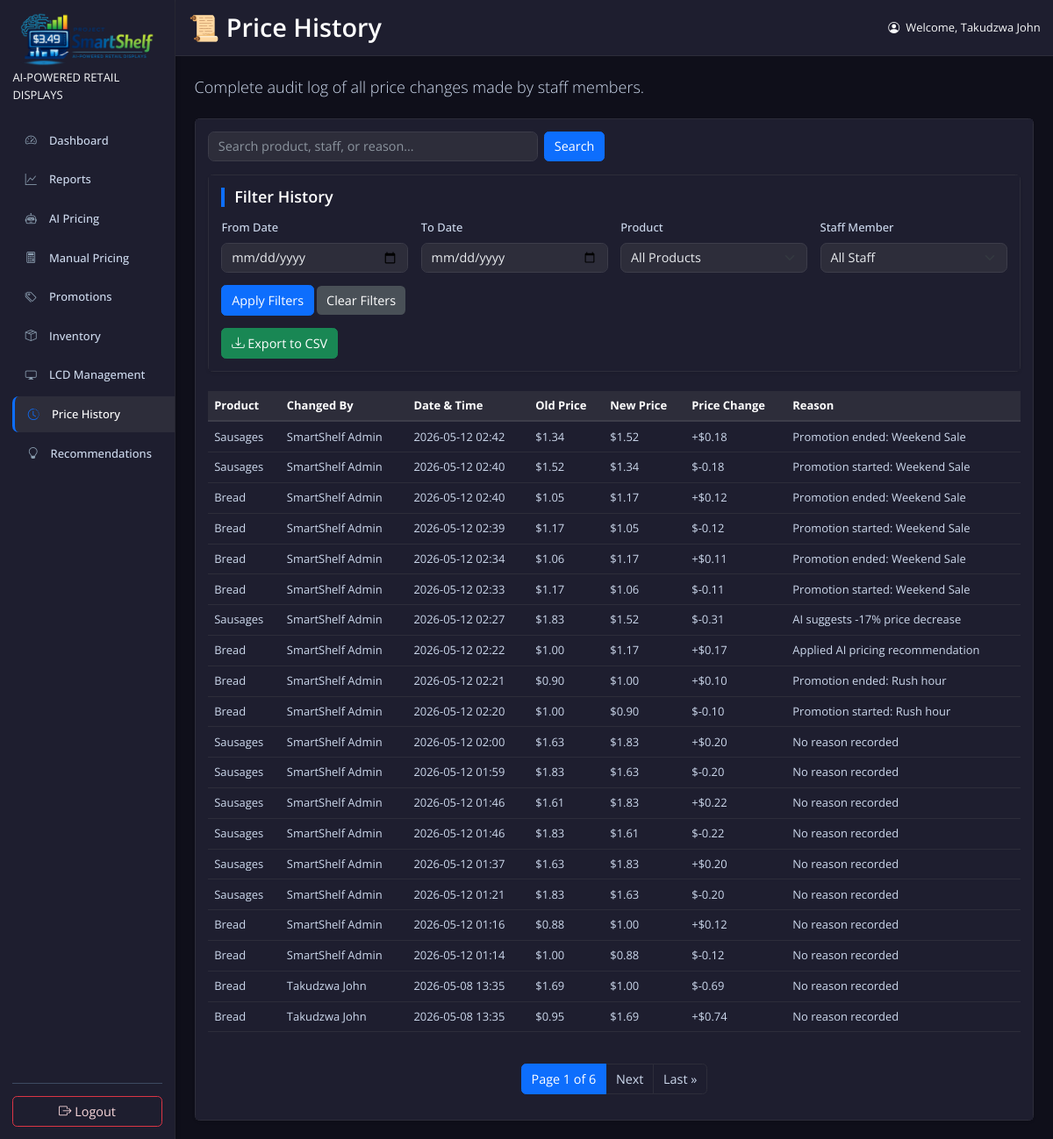
Page /ProjectSmartShelf/price-history/ (signed in) on the earlier database version.
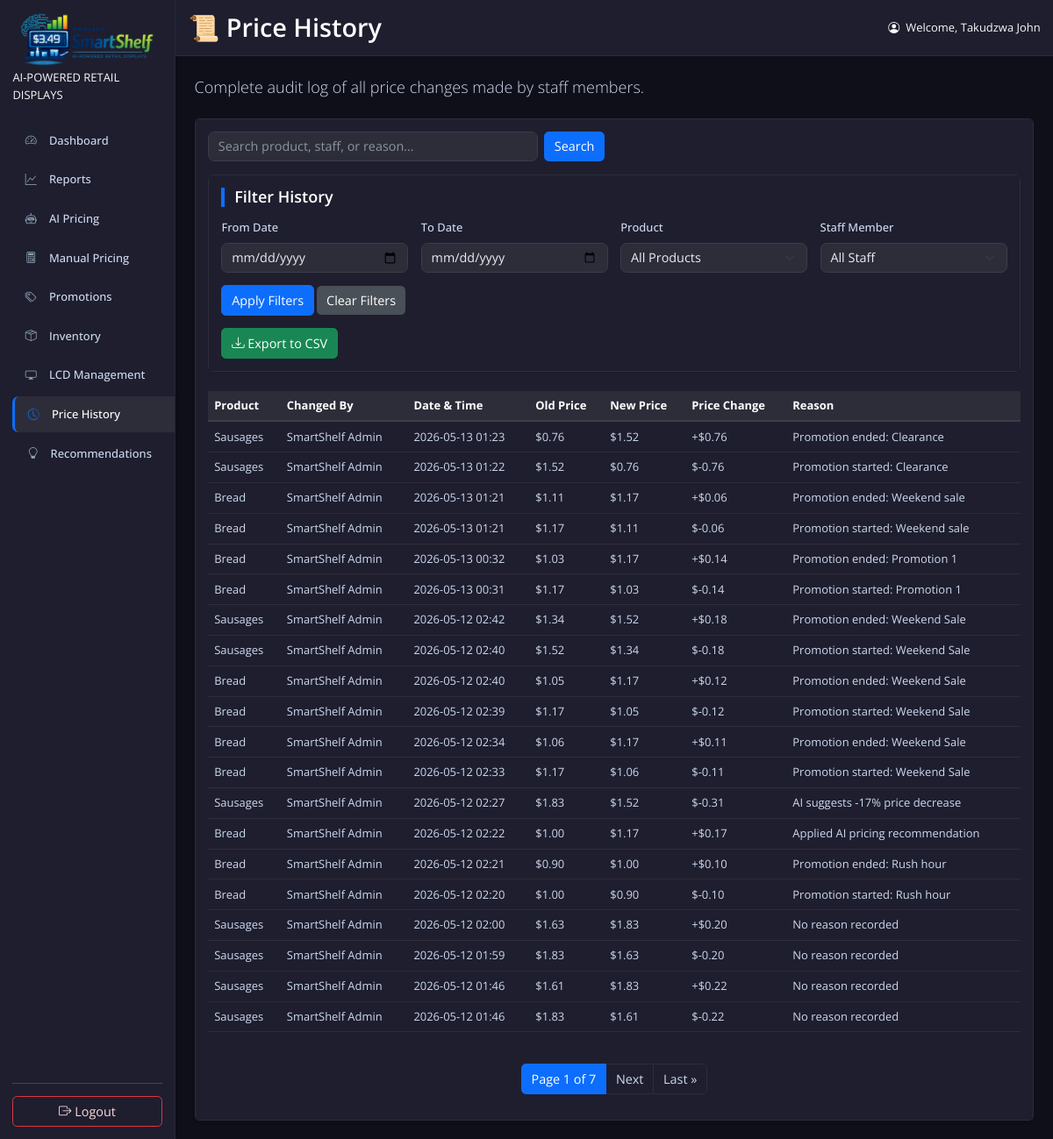
Same page on the later database version.
### ProjectSmartShelf/models.py (models this page shows, shortened)
class PriceHistory(models.Model):
    product = models.ForeignKey(Product, on_delete=models.CASCADE, related_name='price_history')
    changed_by = models.ForeignKey(settings.AUTH_USER_MODEL, on_delete=models.SET_NULL, null=True)
    changed_at = models.DateTimeField(auto_now_add=True)
    old_price = models.DecimalField(max_digits=10, decimal_places=2)
    new_price = models.DecimalField(max_digits=10, decimal_places=2)
    reason = models.TextField(blank=True, default='')
    class Meta:
        ordering = ['-changed_at', '-id']  # Show newest changes first

### checkout/models.py (models this page shows, shortened)
class Product(models.Model):
    name = models.CharField(max_length=200)
    category = models.CharField(max_length=100)
    price = models.DecimalField(max_digits=10, decimal_places=2)
    expiry_date=models.DateField(null=True, blank=True)
    inventory_level = models.IntegerField(default=0, help_text='Current stock count')
    lcd_id = models.IntegerField(default=1, help_text="1, 2, or 3 for the shelf display")
    class Meta:
        ordering = ['name']

### ProjectSmartShelf/views.py (the view)
# urls.py: path("price-history/", views.price_history_view, name="price_history"),
@staff_member_required(login_url='staff_login')
def price_history_view(request):
    history_list = PriceHistory.objects.select_related('product', 'changed_by').all()
    search_query = request.GET.get('search', '')
    if search_query:
        history_list = history_list.filter(
            Q(product__name__icontains=search_query) |
            Q(changed_by__username__icontains=search_query) |
            Q(reason__icontains=search_query)
        )
    start_date = request.GET.get('start_date')
    end_date = request.GET.get('end_date')
    product_id = request.GET.get('product_id')
    user_id = request.GET.get('user_id')
    if start_date:
        start_date_obj = parse_date(start_date)
        if start_date_obj:
            history_list = history_list.filter(changed_at__date__gte=start_date_obj)
    if end_date:
        end_date_obj = parse_date(end_date)
        if end_date_obj:
            history_list = history_list.filter(changed_at__date__lte=end_date_obj)
    if product_id:
        history_list = history_list.filter(product_id=product_id)
    if user_id:
        history_list = history_list.filter(changed_by_id=user_id)
    paginator = Paginator(history_list, 20)
    page_number = request.GET.get('page')
    page_obj = paginator.get_page(page_number)
    for history in page_obj:
        history.price_diff = history.new_price - history.old_price
    products = Product.objects.all().order_by('name')
    staff_users = User.objects.filter(is_staff=True).order_by('username')
    context = {
        'page_obj': page_obj,
        'search_query': search_query,
        'start_date': start_date,
        'end_date': end_date,
        'selected_product': product_id,
        'selected_user': user_id,
        'products': products,
        'staff_users': staff_users,
    }
    return render(request, 'price_history.html', context)

### ProjectSmartShelf/context_processors.py (called while the page is built)
def simulated_date(request):
    active_date = getattr(request, 'simulated_date', None)
    context = {
        'simulated_date': active_date,
        'recommendations_count': 0,
    }
    cached_count = getattr(request, '_recommendations_count', None)
    if cached_count is not None:
        context['recommendations_count'] = cached_count
        return context
    user = getattr(request, 'user', None)
    if not (user and user.is_authenticated and user.is_staff):
        return context
    try:
        from .recommendations import recommendation_count
        context['recommendations_count'] = recommendation_count(active_date or timezone.localdate())
    except Exception:
        context['recommendations_count'] = 0
    return context

### ProjectSmartShelf/recommendations.py (called while the page is built)
def recommendation_count(base_date):
    return len(build_recommendations(base_date))

### ProjectSmartShelf/simulation.py (called while the page is built, shortened)
def parse_simulated_date(value):
    if not value:
        return None

def get_session_simulated_date(request):
    return parse_simulated_date(request.session.get('simulated_date'))

def get_stored_simulated_date():
    state = SimulationState.objects.filter(key=ACTIVE_DAY_KEY).first()
    return state.current_date if state else None

### ProjectSmartShelf/templates/price_history.html (shortened to what the changed rows need)
{% extends "base.html" %}
{% load static %}
{% block page_title %}📜 Price History{% endblock %}
{% block content %}
<div class="card shadow-sm">
    <div class="card-body">
        <div class="table-responsive">
            <table class="table table-hover align-middle">
                <thead>
                    <tr>
                        <th>Product</th>
                        <th>Changed By</th>
                        <th>Date & Time</th>
                        <th>Old Price</th>
                        <th>New Price</th>
                        <th>Price Change</th>
                        <th>Reason</th>
                    </tr>
                </thead>
                <tbody>
                    {% for history in page_obj %}
                    <tr>
                        <td>{{ history.product.name }}</td>
                        <td>{{ history.changed_by.get_full_name|default:"SmartShelf Admin" }}</td>
                        <td>{{ history.changed_at|date:"Y-m-d H:i" }}</td>
                        <td>${{ history.old_price|floatformat:2 }}</td>
                        <td>${{ history.new_price|floatformat:2 }}</td>
                        <td>
                            {% with diff=history.price_diff %}
                                <span class="{% if diff > 0 %}trend-up{% elif diff < 0 %}trend-down{% else %}trend-flat{% endif %}">
                                    {% if diff > 0 %}+{% endif %}${{ diff|floatformat:2 }}
                                </span>
                            {% endwith %}
                        </td>
                        <td>{{ history.reason|default:"No reason recorded" }}</td>
                    </tr>
                    {% empty %}
                    <tr>
                        <td colspan="7" class="text-center py-4">No price changes recorded yet.</td>
                    </tr>
                    {% endfor %}
                </tbody>
            </table>
        </div>
        {% if page_obj.has_other_pages %}
        <nav aria-label="Page navigation" class="mt-4">
            <ul class="pagination justify-content-center">
                <li class="page-item active"><span class="page-link">Page {{ page_obj.number }} of {{ page_obj.paginator.num_pages }}</span></li>
                {% if page_obj.has_next %}
                    <li class="page-item"><a class="page-link" href="?page={{ page_obj.next_page_number }}{% if search_query %}&search={{ search_query }}{% endif %}">Next</a></li>
                    <li class="page-item"><a class="page-link" href="?page={{ page_obj.paginator.num_pages }}{% if search_query %}&search={{ search_query }}{% endif %}">Last »</a></li>
                {% endif %}
            </ul>
        </nav>
        {% endif %}
    </div>
</div>
{% endblock %}

Differences in the rows shown:
no longer on this page (row unchanged): PriceHistory: product.name "Sausages", changed_by.get_full_name "SmartShelf Admin", changed_at "2026-05-12 01:37", old_price "1.63", new_price "1.83", price_diff "0.20", reason "No reason recorded"
no longer on this page (row unchanged): PriceHistory: product.name "Sausages", changed_by.get_full_name "SmartShelf Admin", changed_at "2026-05-12 01:21", old_price "1.83", new_price "1.63", price_diff "-0.20", reason "No reason recorded"
no longer on this page (row unchanged): PriceHistory: product.name "Bread", changed_by.get_full_name "SmartShelf Admin", changed_at "2026-05-12 01:16", old_price "0.88", new_price "1.00", price_diff "0.12", reason "No reason recorded"
no longer on this page (row unchanged): PriceHistory: product.name "Bread", changed_by.get_full_name "SmartShelf Admin", changed_at "2026-05-12 01:14", old_price "1.00", new_price "0.88", price_diff "-0.12", reason "No reason recorded"
no longer on this page (row unchanged): PriceHistory: product.name "Bread", changed_by.get_full_name "Takudzwa John", changed_at "2026-05-08 13:35", old_price "1.69", new_price "1.00", price_diff "-0.69", reason "No reason recorded"
no longer on this page (row unchanged): PriceHistory: product.name "Bread", changed_by.get_full_name "Takudzwa John", changed_at "2026-05-08 13:35", old_price "0.95", new_price "1.69", price_diff "0.74", reason "No reason recorded"
added PriceHistory: product.name "Sausages", changed_by.get_full_name "SmartShelf Admin", changed_at "2026-05-13 01:23", old_price "0.76", new_price "1.52", price_diff "0.76", reason "Promotion ended: Clearance"
added PriceHistory: product.name "Sausages", changed_by.get_full_name "SmartShelf Admin", changed_at "2026-05-13 01:22", old_price "1.52", new_price "0.76", price_diff "-0.76", reason "Promotion started: Clearance"
added PriceHistory: product.name "Bread", changed_by.get_full_name "SmartShelf Admin", changed_at "2026-05-13 01:21", old_price "1.11", new_price "1.17", price_diff "0.06", reason "Promotion ended: Weekend sale"
added PriceHistory: product.name "Bread", changed_by.get_full_name "SmartShelf Admin", changed_at "2026-05-13 01:21", old_price "1.17", new_price "1.11", price_diff "-0.06", reason "Promotion started: Weekend sale"
added PriceHistory: product.name "Bread", changed_by.get_full_name "SmartShelf Admin", changed_at "2026-05-13 00:32", old_price "1.03", new_price "1.17", price_diff "0.14", reason "Promotion ended: Promotion 1"
added PriceHistory: product.name "Bread", changed_by.get_full_name "SmartShelf Admin", changed_at "2026-05-13 00:31", old_price "1.17", new_price "1.03", price_diff "-0.14", reason "Promotion started: Promotion 1"
Other differences:
{{ page_obj.paginator.num_pages }}: "6" → "7"
